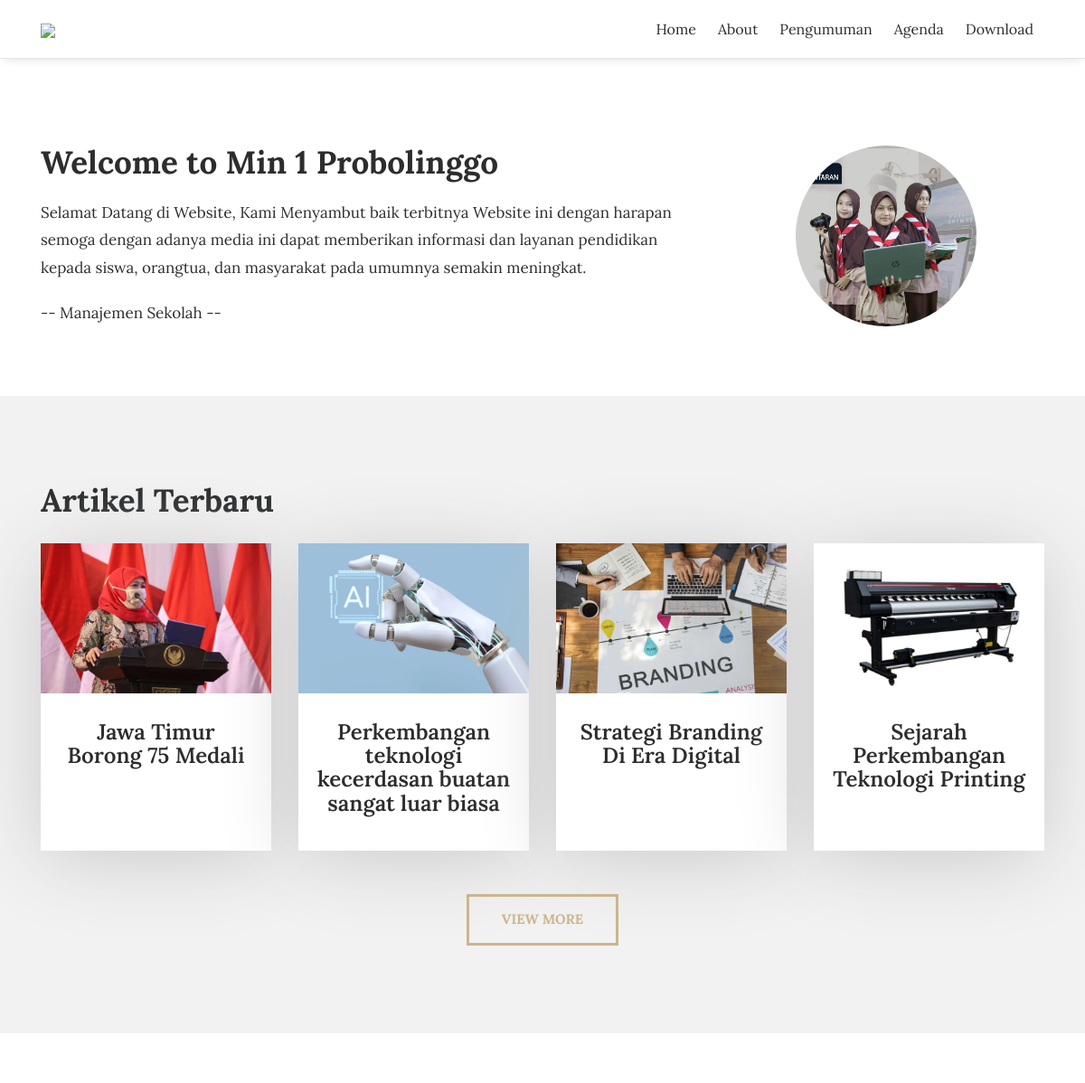
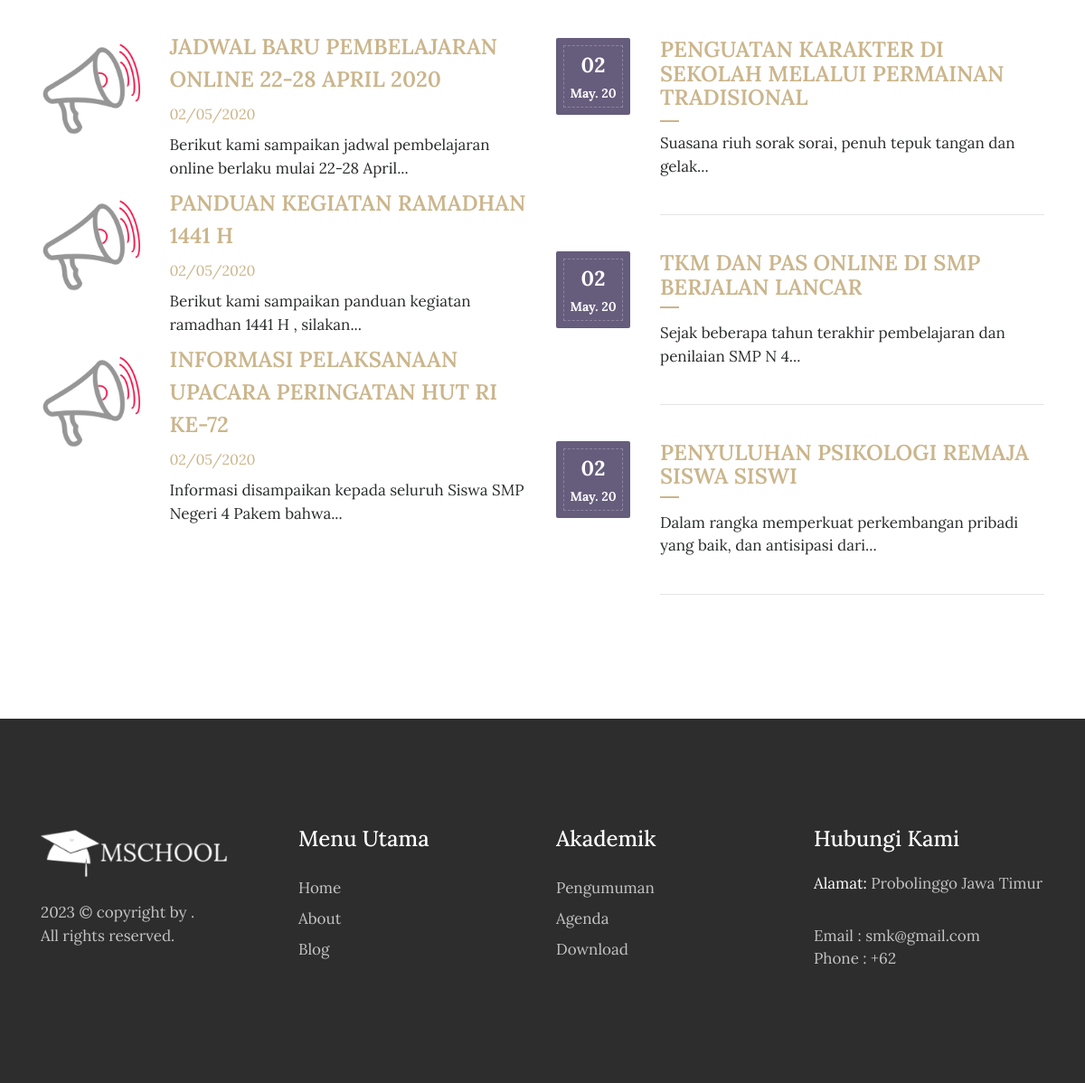
The page / on the database its author committed (2 pictures, top to bottom).
### tables this page shows
CREATE TABLE `tbl_tulisan` (
  `tulisan_id` int(11) NOT NULL,
  `tulisan_judul` varchar(100) DEFAULT NULL,
  `tulisan_isi` text DEFAULT NULL,
  `tulisan_tanggal` timestamp NULL DEFAULT current_timestamp(),
  `tulisan_kategori_id` int(11) DEFAULT NULL,
  `tulisan_kategori_nama` varchar(30) DEFAULT NULL,
  `tulisan_views` int(11) DEFAULT 0,
  `tulisan_gambar` varchar(40) DEFAULT NULL,
  `tulisan_pengguna_id` int(11) DEFAULT NULL,
  `tulisan_author` varchar(40) DEFAULT NULL,
  `tulisan_img_slider` int(2) NOT NULL DEFAULT 0,
  `tulisan_slug` varchar(200) DEFAULT NULL
);

CREATE TABLE `tbl_pengumuman` (
  `pengumuman_id` int(11) NOT NULL,
  `pengumuman_judul` varchar(150) DEFAULT NULL,
  `pengumuman_deskripsi` text DEFAULT NULL,
  `pengumuman_tanggal` timestamp NULL DEFAULT current_timestamp(),
  `pengumuman_author` varchar(60) DEFAULT NULL
);

CREATE TABLE `tbl_agenda` (
  `agenda_id` int(11) NOT NULL,
  `agenda_nama` varchar(200) DEFAULT NULL,
  `agenda_tanggal` timestamp NULL DEFAULT current_timestamp(),
  `agenda_deskripsi` text DEFAULT NULL,
  `agenda_mulai` date DEFAULT NULL,
  `agenda_selesai` date DEFAULT NULL,
  `agenda_tempat` varchar(90) DEFAULT NULL,
  `agenda_waktu` varchar(30) DEFAULT NULL,
  `agenda_keterangan` varchar(200) DEFAULT NULL,
  `agenda_author` varchar(60) DEFAULT NULL
);

### application/controllers/Home.php (called while the page is built, shortened)
<?php
class Home extends CI_Controller{
	function __construct(){
		$this->load->model('m_tulisan');
		$this->load->model('m_galeri');
		$this->load->model('m_pengumuman');
		$this->load->model('m_agenda');
		$this->load->model('m_files');
		$this->load->model('m_pengunjung');
	}
	function index(){
			$x['berita']=$this->m_tulisan->get_berita_home();
			$x['pengumuman']=$this->m_pengumuman->get_pengumuman_home();
			$x['agenda']=$this->m_agenda->get_agenda_home();
			$x['tot_guru']=$this->db->get('tbl_guru')->num_rows();
			$x['tot_siswa']=$this->db->get('tbl_siswa')->num_rows();
			$x['tot_files']=$this->db->get('tbl_files')->num_rows();
			$x['tot_agenda']=$this->db->get('tbl_agenda')->num_rows();
			$this->load->view('depan/v_home',$x);
	}
}

### index.php (called while the page is built, shortened)
<?php
require_once BASEPATH.'core/CodeIgniter.php';

### application/models/M_tulisan.php (called while the page is built, shortened)
<?php
class M_tulisan extends CI_Model{
	function get_berita_home(){
		$hsl=$this->db->query("SELECT tbl_tulisan.*,DATE_FORMAT(tulisan_tanggal,'%d/%m/%Y') AS tanggal FROM tbl_tulisan ORDER BY tulisan_id DESC limit 4");
		return $hsl;
	}
}

### application/models/M_pengumuman.php (called while the page is built, shortened)
<?php
class M_pengumuman extends CI_Model{
	function get_pengumuman_home(){
		$hsl=$this->db->query("SELECT pengumuman_id,pengumuman_judul,pengumuman_deskripsi,DATE_FORMAT(pengumuman_tanggal,'%d/%m/%Y') AS tanggal,pengumuman_author FROM tbl_pengumuman ORDER BY pengumuman_id DESC limit 3");
		return $hsl;
	}
}

### application/models/M_agenda.php (called while the page is built, shortened)
<?php
class M_agenda extends CI_Model{
	function get_agenda_home(){
		$hsl=$this->db->query("SELECT tbl_agenda.*,DATE_FORMAT(agenda_tanggal,'%d/%m/%Y') AS tanggal FROM tbl_agenda ORDER BY agenda_id DESC limit 3");
		return $hsl;
	}
}

### application/views/depan/v_home.php (the view, shortened to what this page needs)
<!DOCTYPE html>
<html lang="en">
<head>
    <link rel="stylesheet" href="<?php echo base_url().'theme/css/bootstrap.min.css'?>">
    <link rel="stylesheet" href="<?php echo base_url().'theme/css/font-awesome.min.css'?>">
    <link rel="stylesheet" href="<?php echo base_url().'theme/css/simple-line-icons.css'?>">
    <link rel="stylesheet" href="<?php echo base_url().'theme/css/slick.css'?>">
    <link rel="stylesheet" href="<?php echo base_url().'theme/css/slick-theme.css'?>">
    <link rel="stylesheet" href="<?php echo base_url().'theme/css/owl.carousel.min.css'?>">
    <link href="<?php echo base_url().'theme/css/style.css'?>" rel="stylesheet">
    <?php
        function limit_words($string, $word_limit){
            $words = explode(" ",$string);
            return implode(" ",array_splice($words,0,$word_limit));
        }
    ?>
</head>
<body>
    <div data-toggle="affix">
        <div class="container nav-menu2">
            <div class="row">
                <div class="col-md-12">
                    <nav class="navbar navbar2 navbar-toggleable-md navbar-light bg-faded">
                        <a href="<?php echo site_url('');?>" class="navbar-brand nav-brand2"><img class="img img-responsive" width="200px;" src="<?php echo base_url().'theme/images/merdeka1.png'?>"></a>
                        <div class="collapse navbar-collapse justify-content-end" id="navbarNavDropdown">
                            <ul class="navbar-nav">
                                <li class="nav-item">
                                    <a class="nav-link" href="<?php echo site_url('');?>">Home</a>
                                </li>
                                <li class="nav-item">
                                    <a class="nav-link" href="<?php echo site_url('about');?>">About</a>
                                </li>
                                <li class="nav-item">
                                    <a class="nav-link" href="<?php echo site_url('pengumuman');?>">Pengumuman</a>
                                </li>
                                <li class="nav-item">
                                    <a class="nav-link" href="<?php echo site_url('agenda');?>">Agenda</a>
                                </li>
                                <li class="nav-item">
                                    <a class="nav-link" href="<?php echo site_url('download');?>">Download</a>
                                </li>
                        </ul>
                        </div>
                    </nav>
                </div>
            </div>
        </div>
      </div>
<section class="clearfix about about-style2">
    <div class="container">
        <div class="row">
            <div class="col-md-8">
               <h2>Welcome to Min 1 Probolinggo</h2>
               <p>Selamat Datang di Website,
                Kami Menyambut baik terbitnya Website ini dengan harapan
                semoga dengan adanya media ini dapat memberikan informasi dan layanan pendidikan kepada siswa, orangtua, dan masyarakat pada umumnya semakin meningkat. </p>
                <p> -- Manajemen Sekolah --</p>
            </div>
            <div class="col-md-4">
                <img src="<?php echo base_url().'theme/images/welcome.jpg'?>" class="img-fluid about-img" alt="#">
            </div>
        </div>
    </div>
</section>
<section class="our_courses">
    <div class="container">
        <div class="row">
            <div class="col-md-12">
                <h2>Artikel Terbaru</h2>
            </div>
        </div>
        <div class="row">
          <?php foreach ($berita->result() as $row) :?>
            <div class="col-xs-12 col-sm-6 col-md-6 col-lg-3">
                <div class="courses_box mb-4">
                    <div class="course-img-wrap">
                        <img src="<?php echo base_url().'assets/images/'.$row->tulisan_gambar;?>" class="img-fluid" alt="courses-img">
                    </div>
                    <a href="<?php echo site_url('artikel/'.$row->tulisan_slug);?>" class="course-box-content">
                        <h3 style="text-align:center;"><?php echo $row->tulisan_judul;?></h3>
                    </a>
                </div>
            </div>
          <?php endforeach;?>
        </div> <br>
        <div class="row">
            <div class="col-md-12 text-center">
                <a href="<?php echo site_url('artikel');?>" class="btn btn-default btn-courses">View More</a>
            </div>
        </div>
    </div>
</section>
<section class="event">
    <div class="container">
        <div class="row">
            <div class="col-lg-6">
                <div class="event-img2">
                <?php foreach ($pengumuman->result() as $row) :?>
                <div class="row">
                    <div class="col-sm-3"> <img src="<?php echo base_url().'theme/images/announcement-icon.png'?>" class="img-fluid" alt="event-img"></div>
                    <div class="col-sm-9"> <h3><a href="<?php echo site_url('pengumuman');?>"><?php echo $row->pengumuman_judul;?></a></h3>
                      <span><?php echo $row->tanggal;?></span>
                      <p><?php echo limit_words($row->pengumuman_deskripsi,10).'...';?></p>
                    </div>
                </div>
                <?php endforeach;?>
                </div>
            </div>
            <div class="col-lg-6">
                <div class="row">
                    <div class="col-md-12">
                      <?php foreach ($agenda->result() as $row):?>
                        <div class="event_date">
                            <div class="event-date-wrap">
                                <p><?php echo date("d", strtotime($row->agenda_tanggal));?></p>
                                <span><?php echo date("M. y", strtotime($row->agenda_tanggal));?></span>
                            </div>
                        </div>
                        <div class="date-description">
                            <h3><a href="<?php echo site_url('agenda');?>"><?php echo $row->agenda_nama;?></a></h3>
                            <p><?php echo limit_words($row->agenda_deskripsi,10).'...';?></p>
                            <hr class="event_line">
                        </div>
                        <?php endforeach;?>
                    </div>
                </div>
            </div>
        </div>
    </div>
</section>
<footer>
    <div class="container">
        <div class="row">
            <div class="col-md-3">
                <div class="foot-logo">
                    <a href="<?php echo site_url();?>">
                        <img src="<?php echo base_url().'theme/images/logo-white.png'?>" class="img-fluid" alt="footer_logo">
                    </a>
                    <p><?php echo date('Y');?> © copyright by <a href="" target="_blank"></a>. <br>All rights reserved.</p>
                    </div>
                </div>
                <div class="col-md-3">
                    <div class="sitemap">
                        <h3>Menu Utama</h3>
                        <ul>
                            <li><a href="<?php echo site_url();?>">Home</a></li>
                            <li><a href="<?php echo site_url('about');?>">About</a></li>
                            <li><a href="<?php echo site_url('artikel');?>">Blog </a></li>
                        </ul>
                    </div>
                </div>
                <div class="col-md-3">
                  <div class="sitemap">
                      <h3>Akademik</h3>
                      <ul>
                          <li><a href="<?php echo site_url('pengumuman');?>">Pengumuman</a></li>
                          <li><a href="<?php echo site_url('agenda');?>">Agenda</a></li>
                          <li><a href="<?php echo site_url('download');?>">Download</a></li>
                      </ul>
                  </div>
                </div>
                <div class="col-md-3">
                    <div class="address">
                        <h3>Hubungi Kami</h3>
                        <p><span>Alamat: </span> Probolinggo Jawa Timur</p>
                        <p>Email : smk@gmail.com
                            <br> Phone : +62</p>
                        </div>
                    </div>
                </div>
            </div>
        </footer>
    </body>
    </html>

### rows shown on the page
tbl_tulisan: tulisan_gambar (picture), tulisan_judul "Jawa Timur Borong 75 Medali"
tbl_tulisan: tulisan_gambar (picture), tulisan_judul "Perkembangan teknologi kecerdasan buatan sangat luar biasa"
tbl_tulisan: tulisan_gambar (picture), tulisan_judul "Strategi Branding Di Era Digital"
tbl_tulisan: tulisan_gambar (picture), tulisan_judul "Sejarah Perkembangan Teknologi Printing"
tbl_pengumuman: pengumuman_judul "JADWAL BARU PEMBELAJARAN ONLINE 22-28 APRIL 2020", tanggal "02/05/2020", pengumuman_deskripsi "Berikut kami sampaikan jadwal pembelajaran online berlaku mulai 22-28 April"
tbl_pengumuman: pengumuman_judul "PANDUAN KEGIATAN RAMADHAN 1441 H", tanggal "02/05/2020", pengumuman_deskripsi "Berikut kami sampaikan panduan kegiatan ramadhan 1441 H , silakan"
tbl_pengumuman: pengumuman_judul "INFORMASI PELAKSANAAN UPACARA PERINGATAN HUT RI KE-72", tanggal "02/05/2020", pengumuman_deskripsi "Informasi disampaikan kepada seluruh Siswa SMP Negeri 4 Pakem bahwa"
tbl_agenda: agenda_tanggal "02", agenda_tanggal "May. 20", agenda_nama "PENGUATAN KARAKTER DI SEKOLAH MELALUI PERMAINAN TRADISIONAL", agenda_deskripsi "Suasana riuh sorak sorai, penuh tepuk tangan dan gelak"
tbl_agenda: agenda_tanggal "02", agenda_tanggal "May. 20", agenda_nama "TKM DAN PAS ONLINE DI SMP BERJALAN LANCAR", agenda_deskripsi "Sejak beberapa tahun terakhir pembelajaran dan penilaian SMP N 4"
tbl_agenda: agenda_tanggal "02", agenda_tanggal "May. 20", agenda_nama "PENYULUHAN PSIKOLOGI REMAJA SISWA SISWI", agenda_deskripsi "Dalam rangka memperkuat perkembangan pribadi yang baik, dan antisipasi dari"
